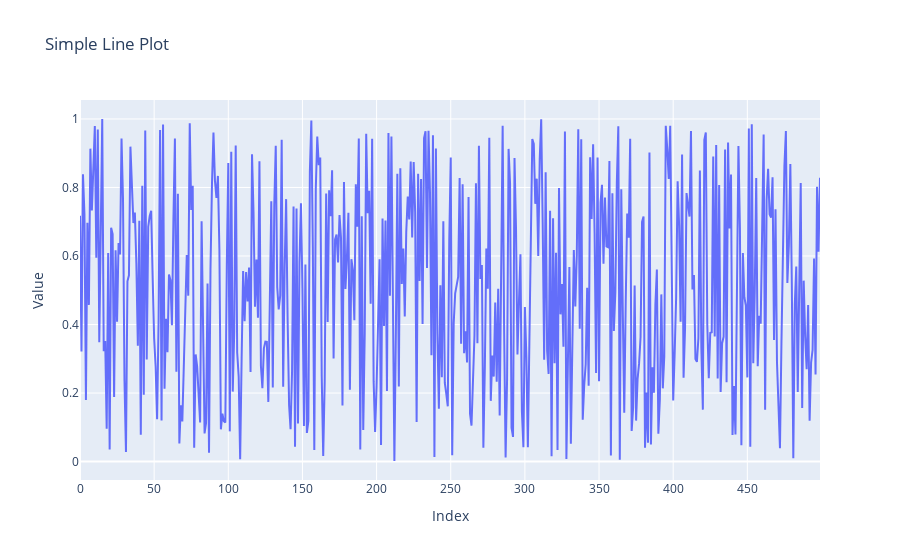

Notebook code for this chart:
### Code cell
#Q20 Using Plotly, create a basic line plot of a randomly generated dataset, label the axes, and set the title as 'Simple Line Plot'.

import matplotlib.pyplot as plt
import warnings 
warnings.filterwarnings("ignore")
import plotly.graph_objects as go
dataset = np.random.rand(500)
fig = go.Figure()
fig.add_trace(go.Scatter(y = dataset, mode = "lines", name = "Line Plot"))
fig.update_layout(title = 'Simple Line Plot', xaxis_title = "Index", yaxis_title = "Value")

fig.show()

### Figure 1 — Plotly figure (JSON) as saved in the notebook; plotly's stock layout.template omitted (floating-point values rounded to 4 significant figures; data arrays with more than 128 entries replaced by an {"elided": "..."} marker saying what was removed)
{"data": [{"mode": "lines", "name": "Line Plot", "type": "scatter", "y": {"elided": "500 float values"}}], "layout": {"autosize": true, "title": {"text": "Simple Line Plot"}, "xaxis": {"autorange": true, "range": [0, 499], "title": {"text": "Index"}}, "yaxis": {"autorange": true, "range": [-0.05368, 1.055], "title": {"text": "Value"}, "type": "linear"}}}
